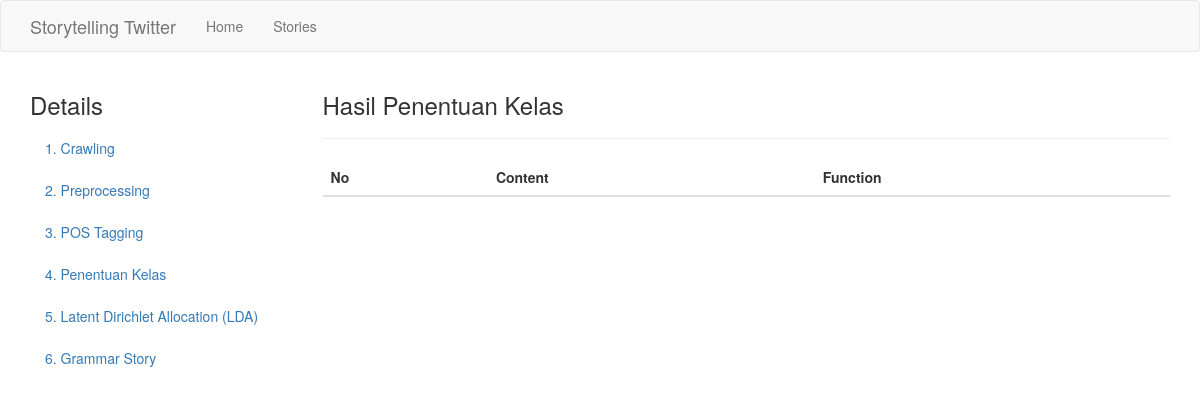
Page /stories/1/details/kelas on the earlier database version.
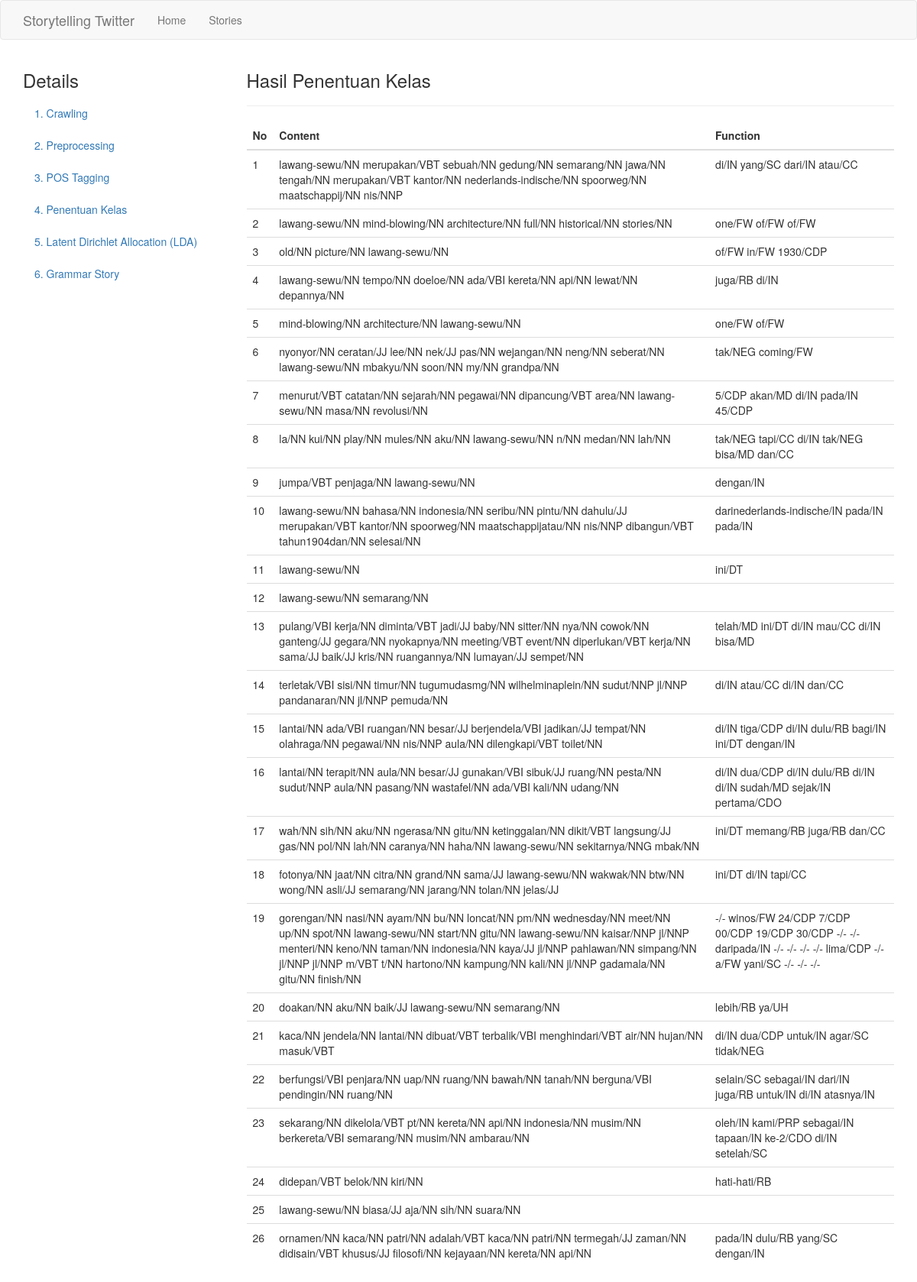
Same page on the later database version.
### app/models.py (models this page shows, shortened)
class PenentuanKelas(db.Model):
    __tablename__ = 'penentuan_kelas'
    id = db.Column(db.Integer, primary_key=True)
    content = db.Column(db.String(200))
    function = db.Column(db.String(200))
    tweet_id = db.Column(db.Integer, db.ForeignKey('tweet.id'), nullable=False)
    crawler_id = db.Column(db.Integer, db.ForeignKey('crawler.id'), nullable=False)

### app/main/routes.py (the view)
@bp.route('/stories/<int:id>/details/kelas', methods=['GET', 'POST'])
def get_kelas(id):
    kelas = PenentuanKelas.query.filter_by(crawler_id=id)
    return render_template("details_kelas.html", crawler_id=id, kelas=kelas)

### app/templates/details_kelas.html (shortened to what this page needs)
{% extends 'bootstrap/base.html' %}
{% block head %}
{{super()}}
<link rel="stylesheet" href="https://maxcdn.bootstrapcdn.com/bootstrap/3.3.7/css/bootstrap.min.css">
<link rel="stylesheet" href="https://cdn.datatables.net/1.10.19/css/dataTables.bootstrap.min.css">
{% endblock %}
{% block navbar %}
<nav class="navbar navbar-default">
  <div class="container">
    <div class="navbar-header">
      <a class="navbar-brand" href="{{ url_for('main.index') }}">{{ _('Storytelling Twitter') }}</a>
    </div>
    <div class="collapse navbar-collapse" id="bs-example-navbar-collapse-1">
      <ul class="nav navbar-nav">
        <li><a href="{{ url_for('main.index') }}">{{ _('Home') }}</a></li>
        <li><a href="{{ url_for('main.stories') }}">{{ _('Stories') }}</a></li>
      </ul>
    </div>
  </div>
</nav>
{% endblock %}
{% block content %}
<div class="container">
  <div class="row">
    <nav class="col-sm-3" id="myScrollspy">
      <ol class="nav nav-stacked" id="sidebar" data-spy="affix" data-offset-top="0">
        <h3>Details</h3>
        <li><a href="{{url_for('main.get_crawling', id=crawler_id)}}">1. Crawling</a></li>
        <li><a href="{{url_for('main.get_preprocessing', id=crawler_id)}}">2. Preprocessing</span></a></li>
        <li><a href="{{url_for('main.get_postag', id=crawler_id)}}">3. POS Tagging</a></li>
        <li><a href="{{url_for('main.get_kelas', id=crawler_id)}}">4. Penentuan Kelas</a></li>
        <li><a href="{{url_for('main.get_lda', id=crawler_id)}}">5. Latent Dirichlet Allocation (LDA)</a></li>
        <li><a href="{{url_for('main.get_grammar_story', id=crawler_id)}}">6. Grammar Story</a></li>
      </ol>
    </nav>
    <div class="col-md-9">
      <h3>Hasil Penentuan Kelas</h3>
      <hr>
      <table class="table table-stripped" id="tblKelas">
        <thead>
          <th>No</th>
          <th>Content</th>
          <th>Function</th>
        </thead>
        <tbody>
          {% set ns = namespace(i=1) %}
          {% for item in kelas %}
          <tr>
            <td>{{ ns.i }}</td>
            <td>{{ item.content }}</td>
            <td>{{ item.function }}</td>
          </tr>
          {% set ns.i = ns.i+1 %}
          {% endfor %}
        </tbody>
      </table>
    </div>
  </div>
</div>
{% endblock %}

Differences in the rows shown:
added PenentuanKelas: i "1", content "lawang-sewu/NN merupakan/VBT sebuah/NN gedung/NN semarang/NN jawa/NN tengah/NN merupakan/VBT kantor/NN nederlands-indische/NN spoorweg/NN maatschappij/NN nis/NNP", function "di/IN yang/SC dari/IN atau/CC"
added PenentuanKelas: i "2", content "lawang-sewu/NN mind-blowing/NN architecture/NN full/NN historical/NN stories/NN", function "one/FW of/FW of/FW"
added PenentuanKelas: i "3", content "old/NN picture/NN lawang-sewu/NN", function "of/FW in/FW 1930/CDP"
added PenentuanKelas: i "4", content "lawang-sewu/NN tempo/NN doeloe/NN ada/VBI kereta/NN api/NN lewat/NN depannya/NN", function "juga/RB di/IN"
added PenentuanKelas: i "5", content "mind-blowing/NN architecture/NN lawang-sewu/NN", function "one/FW of/FW"
added PenentuanKelas: i "6", content "nyonyor/NN ceratan/JJ lee/NN nek/JJ pas/NN wejangan/NN neng/NN seberat/NN lawang-sewu/NN mbakyu/NN soon/NN my/NN grandpa/NN", function "tak/NEG coming/FW"
added PenentuanKelas: i "7", content "menurut/VBT catatan/NN sejarah/NN pegawai/NN dipancung/VBT area/NN lawang-sewu/NN masa/NN revolusi/NN", function "5/CDP akan/MD di/IN pada/IN 45/CDP"
added PenentuanKelas: i "8", content "la/NN kui/NN play/NN mules/NN aku/NN lawang-sewu/NN n/NN medan/NN lah/NN", function "tak/NEG tapi/CC di/IN tak/NEG bisa/MD dan/CC"
added PenentuanKelas: i "9", content "jumpa/VBT penjaga/NN lawang-sewu/NN", function "dengan/IN"
added PenentuanKelas: i "10", content "lawang-sewu/NN bahasa/NN indonesia/NN seribu/NN pintu/NN dahulu/JJ merupakan/VBT kantor/NN spoorweg/NN maatschappijatau/NN nis/NNP dibangun/VBT tahun1904dan/NN selesai/NN", function "darinederlands-indische/IN pada/IN pada/IN"
added PenentuanKelas: i "11", content "lawang-sewu/NN", function "ini/DT"
added PenentuanKelas: i "12", content "lawang-sewu/NN semarang/NN"
added PenentuanKelas: i "13", content "pulang/VBI kerja/NN diminta/VBT jadi/JJ baby/NN sitter/NN nya/NN cowok/NN ganteng/JJ gegara/NN nyokapnya/NN meeting/VBT event/NN diperlukan/VBT kerja/NN sama/JJ baik/JJ kris/NN ruangannya/NN lumayan/JJ sempet/NN", function "telah/MD ini/DT di/IN mau/CC di/IN bisa/MD"
added PenentuanKelas: i "14", content "terletak/VBI sisi/NN timur/NN tugumudasmg/NN wilhelminaplein/NN sudut/NNP jl/NNP pandanaran/NN jl/NNP pemuda/NN", function "di/IN atau/CC di/IN dan/CC"
added PenentuanKelas: i "15", content "lantai/NN ada/VBI ruangan/NN besar/JJ berjendela/VBI jadikan/JJ tempat/NN olahraga/NN pegawai/NN nis/NNP aula/NN dilengkapi/VBT toilet/NN", function "di/IN tiga/CDP di/IN dulu/RB bagi/IN ini/DT dengan/IN"
added PenentuanKelas: i "16", content "lantai/NN terapit/NN aula/NN besar/JJ gunakan/VBI sibuk/JJ ruang/NN pesta/NN sudut/NNP aula/NN pasang/NN wastafel/NN ada/VBI kali/NN udang/NN", function "di/IN dua/CDP di/IN dulu/RB di/IN di/IN sudah/MD sejak/IN pertama/CDO"
added PenentuanKelas: i "17", content "wah/NN sih/NN aku/NN ngerasa/NN gitu/NN ketinggalan/NN dikit/VBT langsung/JJ gas/NN pol/NN lah/NN caranya/NN haha/NN lawang-sewu/NN sekitarnya/NNG mbak/NN", function "ini/DT memang/RB juga/RB dan/CC"
added PenentuanKelas: i "18", content "fotonya/NN jaat/NN citra/NN grand/NN sama/JJ lawang-sewu/NN wakwak/NN btw/NN wong/NN asli/JJ semarang/NN jarang/NN tolan/NN jelas/JJ", function "ini/DT di/IN tapi/CC"
added PenentuanKelas: i "19", content "gorengan/NN nasi/NN ayam/NN bu/NN loncat/NN pm/NN wednesday/NN meet/NN up/NN spot/NN lawang-sewu/NN start/NN gitu/NN lawang-sewu/NN kaisar/NNP jl/NNP menteri/NN keno/NN taman/NN indonesia/NN kaya/JJ jl/NNP pahlawan/NN simpang/NN jl/NNP jl/NNP m/VBT t/NN hartono/NN kampung/NN kali/NN jl/NNP gadamala/NN gitu/NN finish/NN", function "-/- winos/FW 24/CDP 7/CDP 00/CDP 19/CDP 30/CDP -/- -/- daripada/IN -/- -/- -/- -/- lima/CDP -/- a/FW yani/SC -/- -/- -/-"
added PenentuanKelas: i "20", content "doakan/NN aku/NN baik/JJ lawang-sewu/NN semarang/NN", function "lebih/RB ya/UH"
added PenentuanKelas: i "21", content "kaca/NN jendela/NN lantai/NN dibuat/VBT terbalik/VBI menghindari/VBT air/NN hujan/NN masuk/VBT", function "di/IN dua/CDP untuk/IN agar/SC tidak/NEG"
added PenentuanKelas: i "22", content "berfungsi/VBI penjara/NN uap/NN ruang/NN bawah/NN tanah/NN berguna/VBI pendingin/NN ruang/NN", function "selain/SC sebagai/IN dari/IN juga/RB untuk/IN di/IN atasnya/IN"
added PenentuanKelas: i "23", content "sekarang/NN dikelola/VBT pt/NN kereta/NN api/NN indonesia/NN musim/NN berkereta/VBI semarang/NN musim/NN ambarau/NN", function "oleh/IN kami/PRP sebagai/IN tapaan/IN ke-2/CDO di/IN setelah/SC"
added PenentuanKelas: i "24", content "didepan/VBT belok/NN kiri/NN", function "hati-hati/RB"
added PenentuanKelas: i "25", content "lawang-sewu/NN biasa/JJ aja/NN sih/NN suara/NN"
added PenentuanKelas: i "26", content "ornamen/NN kaca/NN patri/NN adalah/VBT kaca/NN patri/NN termegah/JJ zaman/NN didisain/VBT khusus/JJ filosofi/NN kejayaan/NN kereta/NN api/NN", function "pada/IN dulu/RB yang/SC dengan/IN"
